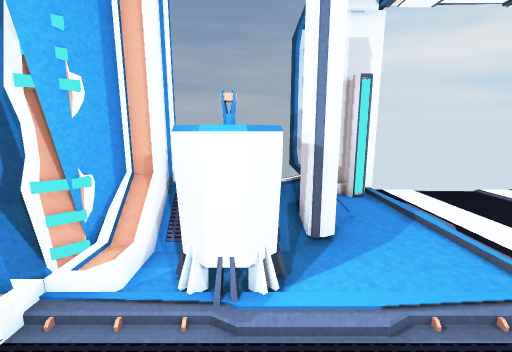
[1] (above)

16 first-person views from a walk through a 3-D level made in the Unity game engine. The camera is 1.5 m above the floor, tilts 10° down and sees 90° across. The floor is counted in squares, 0.45 m on a side. Each view is taken from the middle of a square. On the plan, view 1 faces up. The plan holds only what a view shows up to about 20 squares ahead; the rest is blank. The player character is not drawn. Door leaves are left out, so doorways stand open.

[2]
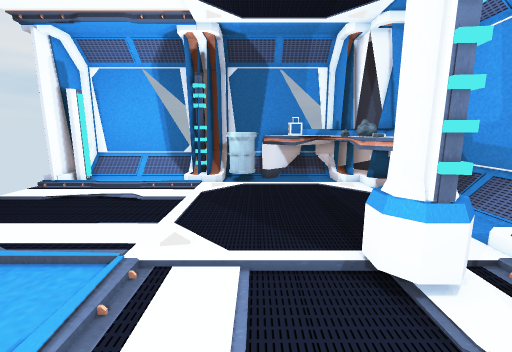

[3]
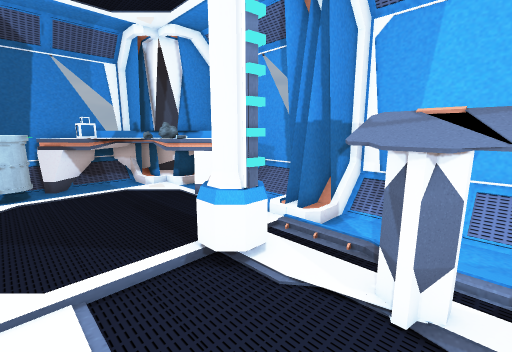

[4]
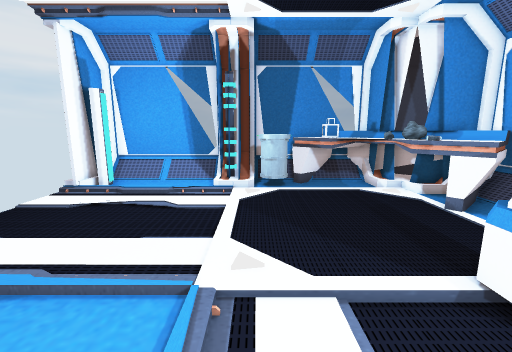

[5]
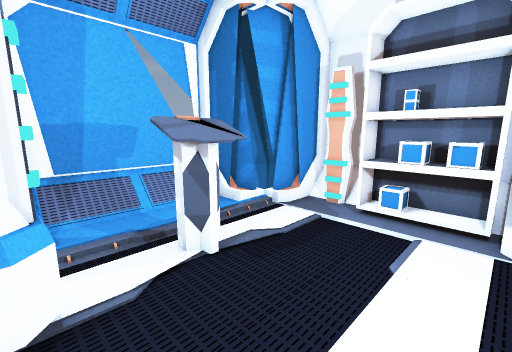

[6]
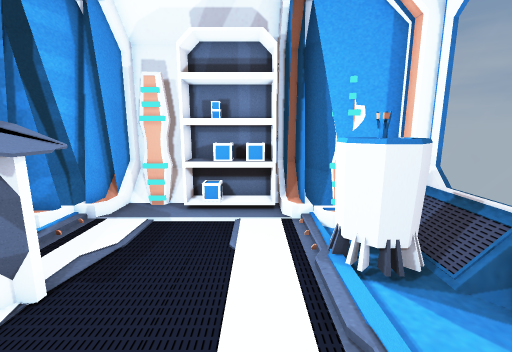

[7]
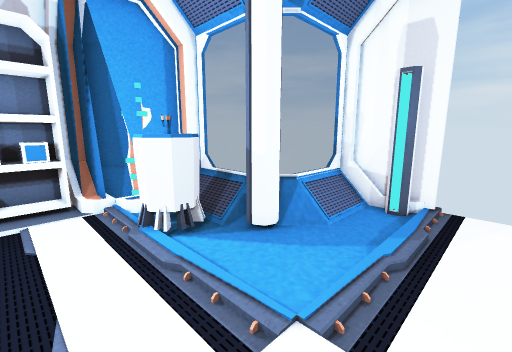

[8]
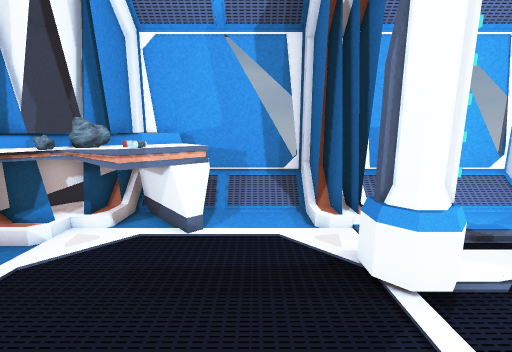

[9]
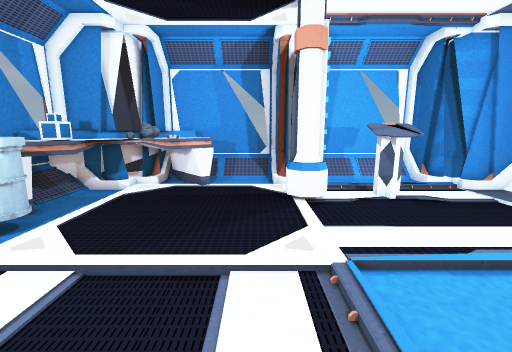

[10]
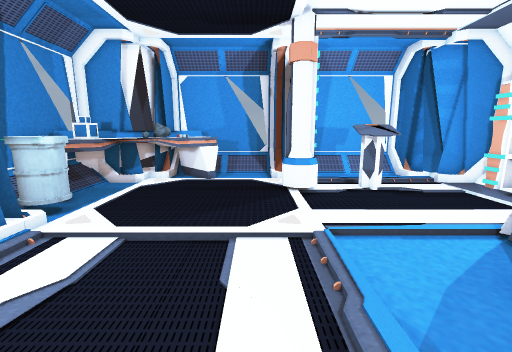

[11]
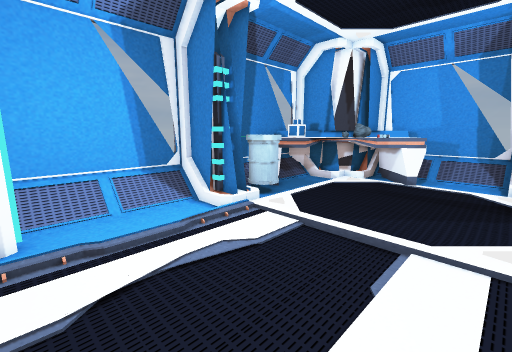

[12]
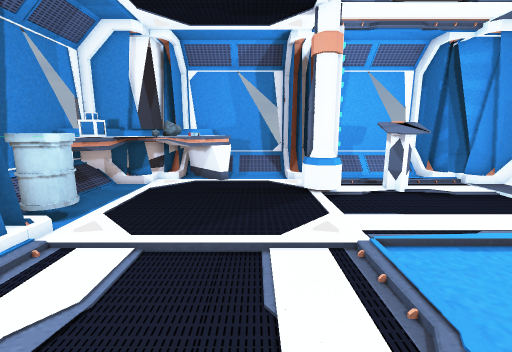

[13]
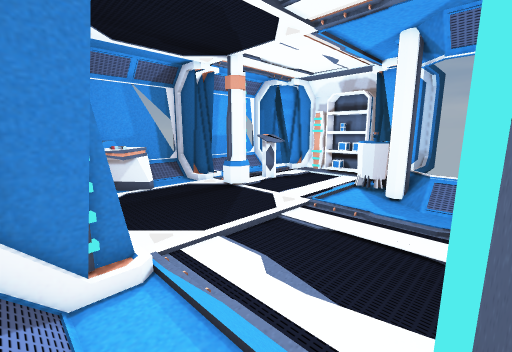

[14]
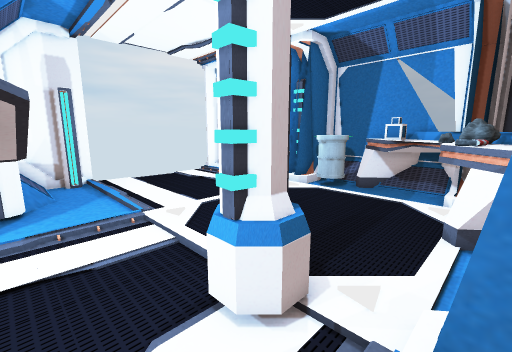

[15]
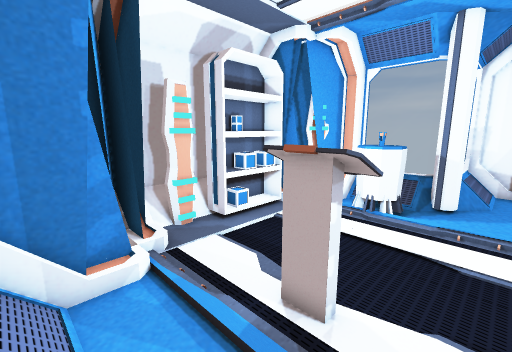

[16]
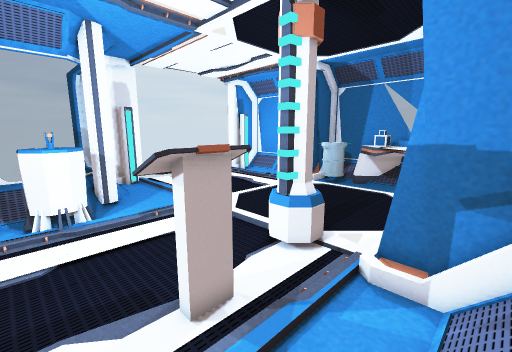

### Floor plan
Key: @ floor where view 1 was taken; # wall or solid block; . main floor; : floor 0.25 m higher than the main floor; / step, stairs or slope; D open door; = window, fence, low wall or low ledge; C column; P projector; N console; S shelf; O other object.
Columns run from 7 left of view 1 to 19 right of it. Each row starts with its distance up from view 1.
 14              DDDDDDDDDD#
 13          ####DDDDDDDDDD####
 12          =/##/......../##/=
 11          =/../......../../=
 10          =/..:........:../=
  9         #=/..:........:../=
  8     #====C...:........:../=
  7     # :::C.../......../../=
  6    ##.PP...../......../../=
  5   ###PPP...../......../####
  4 ###=//PP::///..........##
  3 #SS/...................##
  2  SS....................####
  1  SS....................##O#
  0 #SS....@................OO#
 -1 #SS....................OOOO
 -2 ## ....NNN. CC.........OOOO
 -3 ##=....NNN. CC........OOOOO
 -4  ##/...NNN../.......OOOOOO#
 -5  ###///:::///.....OOOOOOO##
 -6   ###.......##....OOOOOO##
 -7    ##.......###...OOOOO###
 -8     #///////###////OOO###
 -9     #======## #=====###

Where each view was taken, in squares from view 1:
view 1: 0 up, 0 right, facing up
view 2: 1 up, 0 right, facing right
view 3: 2 up, 0 right, facing down-right
view 4: 3 up, 1 right, facing right
view 5: 3 up, 5 right, facing down-left
view 6: 2 up, 6 right, facing left
view 7: 1 up, 8 right, facing up-left
view 8: 3 up, 9 right, facing down
view 9: 10 up, 8 right, facing down
view 10: 12 up, 8 right, facing down
view 11: 12 up, 7 right, facing down-right
view 12: 11 up, 9 right, facing down
view 13: 12 up, 18 right, facing down-left
view 14: 6 down, 2 right, facing up-right
view 15: 8 down, 4 right, facing up-left
view 16: 8 down, 2 left, facing up-right
